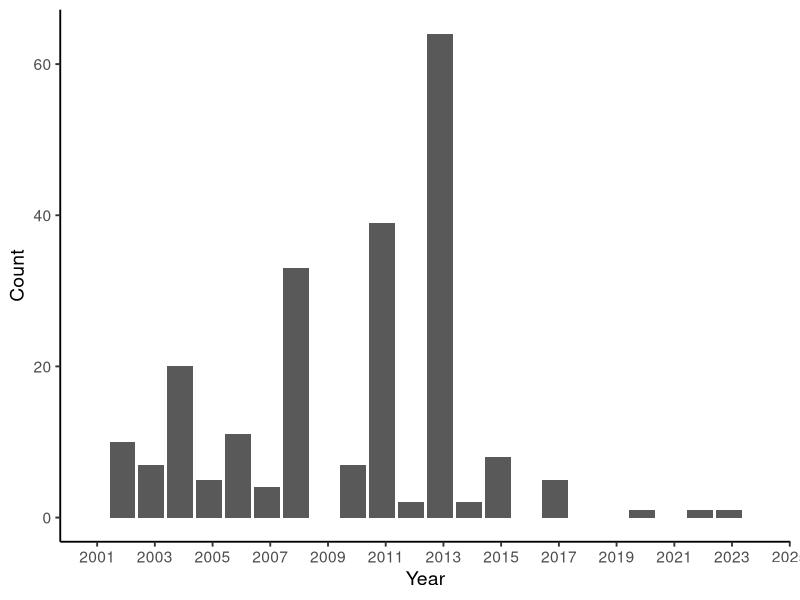

The R source for this figure: (Note: this script raises an error after producing the figure.)
## ---- chunk 1
#knitr::opts_chunk$set(echo = TRUE)

library(here)
library(tidyverse)
library(lubridate)
library(dplyr)
library(ggplot2)
library(scales)
here()

mytheme <- theme_classic(base_size = 14)+
  theme(legend.background = element_rect(
    color = "grey",
    fill = "white"),
    plot.title = element_text(hjust = 0.5, size = 12),
    legend.position = "bottom")
    
theme_set(mytheme)


MPA.data <- read.csv(here('DataRaw/NOAA_Marine_Protected_Areas_Inventory_2023.csv'),
                     stringsAsFactors = TRUE, 
                     colClasses = c('Year.Established' = 'factor'))

MPA.data.clean <- MPA.data %>%
  select(OBJECTID, Site.Name, State, Level.of.Protection, Management.Plan, Year.Established, Marine.Status, Area..km2., Marine.Area..km2., Percent.Area.Marine, No.Take.Area..km2., Longitude, Latitude) %>% 
  filter(Year.Established != 0)

MPA.data.clean$Year.Established <- as.Date(MPA.data.clean$Year.Established, format = '%Y')

colnames(MPA.data.clean)[8] <- "Area"
colnames(MPA.data.clean)[9] <- "Marine.Area"
colnames(MPA.data.clean)[11] <- "No.Take.Area"
  
Clean.plot <- 
  ggplot(MPA.data.clean) +
  geom_bar(aes(x=Year.Established)) +
  scale_x_date(date_breaks = "2 years", date_labels = "%Y", limits = as.Date(c("2000-11-15", "2023-11-15"))) +
  labs(x = "Year", y = "Count")
print(Clean.plot)




  
  
  
  
unique(MPA.data.clean$Level.of.Protection)



## ---- chunk 2

Zoned.w.No.Take.Areas.plot <- 
  ggplot(Zoned.w.No.Take.Areas.df) +
  geom_line(aes(x = year,
                y = Cum.Area))
print(Zoned.w.No.Take.Areas.plot)

Uniform.Multiple.Use.plot

No.Take.plot

Zoned.Multiple.Use.plot

No.Access.plot

No.Impact.plot

NoTake <- MPA.data.clean %>% 
  filter(No.Take.Area != 0)

PartialNoTake <- NoTake %>% 
  filter(Area != No.Take.Area)

LevelofProtection <- ggplot(MPA.data.clean) +
  geom_bar(aes(x=Level.of.Protection)) +
  labs(x = "Level of Protection",
       y = "Count") +
  theme(axis.text.x = element_text(angle = 90))
print(LevelofProtection)

LevelofProtection.Area <- ggplot(MPA.data.clean) +
  geom_col(aes(
    x = Level.of.Protection,
    y = Area)) +
  labs(x = "Level of Protection",
       y = "Total Area") +
  theme(axis.text.x = element_text(angle = 90))
  scale_y_continuous(labels = scales::number_format(scale = 1e-4))
print(LevelofProtection.Area)

#logtransform this data
  
Zoned.with.no.take <- MPA.data.clean %>% 
  filter(Level.of.Protection == "Zoned w/No Take Areas")

## ---- chunk 3

Management.Plan.Count <- ggplot(MPA.data.clean) +
  geom_bar(aes(x=Management.Plan)) +
  labs(x = "Management Plan Type",
       y = "Count") +
  theme(axis.text.x = element_text(angle = 90))
print(Management.Plan.Count)

Management.Plan.Area <- ggplot(MPA.data.clean) +
  geom_col(aes(
    x = Management.Plan,
    y = Area)) +
  labs(x = "Management Plan",
       y = "Total Area (million km^2)") +
  theme(axis.text.x = element_text(angle = 90)) +
  scale_y_continuous(labels = scales::number_format(scale = 1e-4))
print(Management.Plan.Area)
